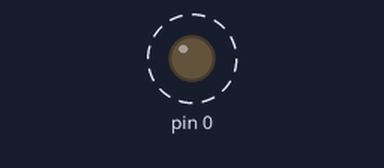
The sketch below on a simulated Arduino Uno, built with avr-gcc and run on an emulated ATmega328P. On the bench: output pins drawn as LEDs (lit = HIGH). Dashed ring = blinking.

Above: at 0.15 s.
Timing chart, 0 to 3.0 s (numbered marks = the images above):
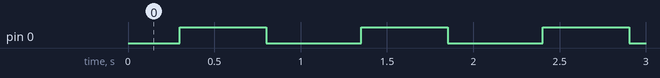

Measured:
- by itself, pin 0: alternates HIGH for 0.50 s and LOW for 0.55 s

The sketch:

bechamp.ino
```cpp
int i=0;
int f=0;
void setup() {
  pinMode(0, OUTPUT);

}

void loop() {
   for (int i = 0;i <= 100; i += 10) {
      f=map(i,0,100,0,255);
      analogWrite(0,f);
      delay(50);
  }
   for (int i = 100;i > 0; i -= 10) {
      f=map(i,0,100,0,255);
      analogWrite(0,f);
      delay(50);

  }
}
```
